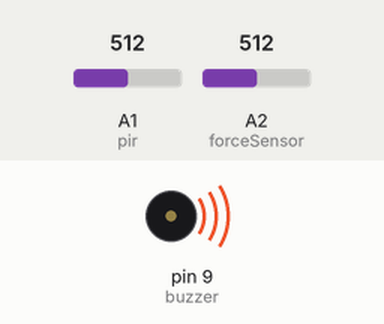
A sketch run on a simulated Arduino Uno, built with avr-gcc and run on an emulated ATmega328P. Shown: buzzer (waves = sounding, pin HIGH). Inputs (shaded band) come from the test bench; at power-on: A2 (forceSensor) = 512, A1 (pir) = 512. What the sketch prints to the serial monitor is not drawn.

Above: at 6.3 s.
6.4 s: A2 (forceSensor) set to 110
At 10.9 s:
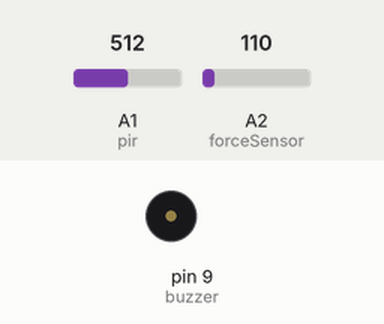
12.5 s: A2 (forceSensor) set to 94
Timing chart, 0 to 29.0 s (numbered marks = the images above; inputs shaded):
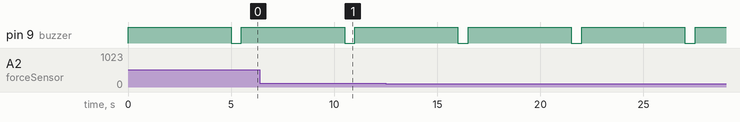

Measured:
- by itself, pin 9 (buzzer): alternates HIGH for 5.0 s and LOW for 0.50 s

The sketch:

home_automation_6115.ino
```cpp
// C++ code
//

int pir = A1;
int forceSensor = A2;
int buzzer = 9;

void setup()
{
  Serial.begin(9600);
  pinMode(pir, INPUT);
  pinMode(forceSensor, INPUT);
  pinMode(buzzer, OUTPUT);
}

void loop()
{
  if(isPressed() || isMoving())
  {
    digitalWrite(buzzer, HIGH);
    delay(5000);
  }
  digitalWrite(buzzer,LOW);
  delay(500);
}

bool isPressed()
{
  Serial.println("Pressing");
  if(analogRead(A2)>100)
    return(true);
  else
    return(false);
}

bool isMoving()
{
  Serial.println("Moving");
  if(analogRead(A1)>100)
    return(true);
  else
    return(false);
}
```
